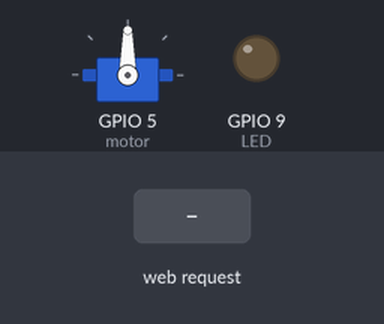
Bench run of a sketch on a simulated ESP32-C6. Parts: servo, output pins drawn as LEDs (lit = HIGH). The test bench sets the inputs (shaded band). WiFi joins after 1.5 s; servers stay silent unless stated; what the sketch prints to the serial monitor is not drawn.

Above: at 5.7 s.
5.8 s: HTTP request GET /H received
At 5.95 s:
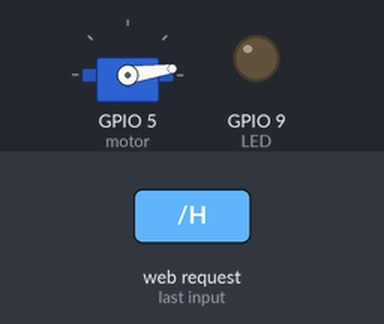
8.8 s: HTTP request GET /L received
At 8.95 s:
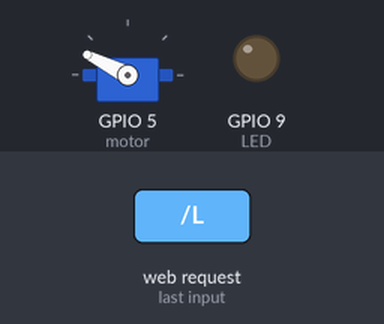
At 12.7 s:
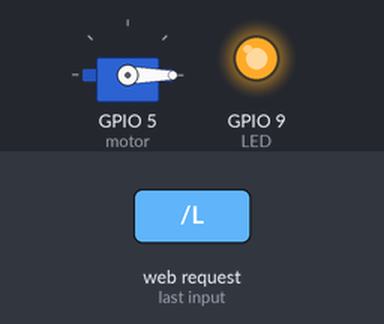
Timing chart, 0 to 14.2 s (numbered marks = the images above; inputs shaded):
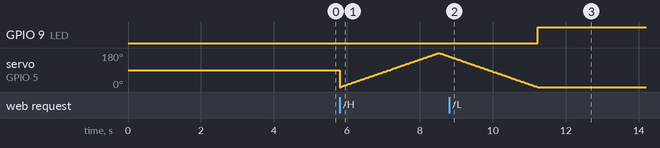

The sketch:

WiFiServer.ino
```cpp
#include <Arduino.h>
#include <WiFi.h>
#include <ESP32Servo.h> // include the ESP32 servo library. Input Servo.h only for an Arduino
Servo myservo; // create a new Servo object
#define input1 A1
#define motor 5
#define LED 9

int pos = 0;

// ===== WIFI INFO =====
const char* ssid = "Rev Member";
const char* password = "incubator";

// ===== WEB SERVER =====
WiFiServer server(80);

void setup() {
  Serial.begin(9600);
  delay(3000);

  pinMode(motor, OUTPUT); // declare servo signal port as the output
  pinMode(LED, OUTPUT); // declare LED as the output
  pinMode(input1, INPUT); // declare analog input port as the input

  ESP32PWM::allocateTimer(0); // set up a pwm timer; not always necessary
	myservo.setPeriodHertz(50);    // standard 50 hz servo
	myservo.attach(motor, 1000, 2000); // attach the servo object to the signal port

  Serial.println();
  Serial.println("Starting ESP32-C6...");
  Serial.print("Connecting to ");
  Serial.println(ssid);

  // Connect to WiFi
  WiFi.begin(ssid, password);

  // Wait for connection
  while (WiFi.status() != WL_CONNECTED) {
    delay(500);
    Serial.print(".");
  }

  Serial.println();
  Serial.println("WiFi connected!");
  Serial.print("ESP32 IP Address: ");
  Serial.println(WiFi.localIP());

  // Start server
  server.begin();

  Serial.println("Web server started!");
}

void loop() {

  // Check for incoming clients
  WiFiClient client = server.available();

  if (client) {

    Serial.println("New Client Connected");

    String request = "";

    while (client.connected()) {

      if (client.available()) {

        char c = client.read();

        Serial.write(c);

        request += c;

        // End of HTTP request
        if (c == '\n') {

          // ===== TURN LED ON =====
          if (request.indexOf("GET /H") >= 0) {
            digitalWrite(LED, LOW); // turn off the LED
            for (pos = 0; pos <= 180; pos += 1) {
		        myservo.write(pos);    // tell servo to go to position in variable 'pos'
		        delay(15);             // waits 15ms for the servo to reach the position
	          }
            for (pos = 180; pos >= 0; pos -= 1) { // goes from 180 degrees to 0 degrees
              myservo.write(pos);              // tell servo to go to position in variable 'pos'
              delay(15);                       // waits 15 ms for the servo to reach the position
            }
          }

          // ===== TURN LED OFF =====
          if (request.indexOf("GET /L") >= 0) {
              digitalWrite(LED, HIGH);
          }

          // ===== SEND WEBPAGE =====
          client.println("HTTP/1.1 200 OK");
          client.println("Content-type:text/html");
          client.println();

          client.println("<html>");
          client.println("<head><title>ESP32 LED Control</title></head>");
          client.println("<body>");

          client.println("<h1>ESP32-C6 Web Server</h1>");

          client.println("<p><a href=\"/H\"><button>Servo ON LED OFF</button></a></p>");
          client.println("<p><a href=\"/L\"><button>Servo OFF LED ON</button></a></p>");

          client.println("</body>");
          client.println("</html>");

          client.println();

          break;
        }
      }
    }

    // Close connection
    client.stop();

    Serial.println("Client Disconnected");
  }
}
```

Measured:
- after the input at 8.8 s, GPIO 9 (LED): LOW → HIGH after 2.4 s
